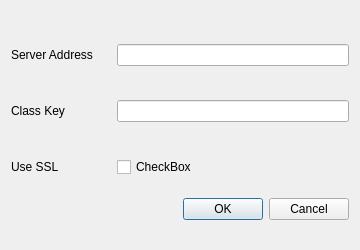
<?xml version="1.0" encoding="UTF-8"?>
<ui version="4.0">
 <class>SettingsDialog</class>
 <widget class="QDialog" name="SettingsDialog">
  <property name="geometry">
   <rect>
    <x>0</x>
    <y>0</y>
    <width>360</width>
    <height>250</height>
   </rect>
  </property>
  <property name="sizePolicy">
   <sizepolicy hsizetype="Fixed" vsizetype="Fixed">
    <horstretch>0</horstretch>
    <verstretch>0</verstretch>
   </sizepolicy>
  </property>
  <property name="minimumSize">
   <size>
    <width>360</width>
    <height>250</height>
   </size>
  </property>
  <property name="maximumSize">
   <size>
    <width>360</width>
    <height>250</height>
   </size>
  </property>
  <property name="windowTitle">
   <string>Dialog</string>
  </property>
  <layout class="QGridLayout" name="gridLayout">
   <item row="0" column="0">
    <layout class="QVBoxLayout" name="verticalLayout">
     <item>
      <layout class="QHBoxLayout" name="horizontalLayout">
       <item>
        <widget class="QLabel" name="label">
         <property name="sizePolicy">
          <sizepolicy hsizetype="Fixed" vsizetype="Ignored">
           <horstretch>0</horstretch>
           <verstretch>0</verstretch>
          </sizepolicy>
         </property>
         <property name="minimumSize">
          <size>
           <width>100</width>
           <height>50</height>
          </size>
         </property>
         <property name="maximumSize">
          <size>
           <width>100</width>
           <height>50</height>
          </size>
         </property>
         <property name="text">
          <string>Server Address</string>
         </property>
        </widget>
       </item>
       <item>
        <widget class="QLineEdit" name="lineEdit"/>
       </item>
      </layout>
     </item>
     <item>
      <layout class="QHBoxLayout" name="horizontalLayout_2">
       <item>
        <widget class="QLabel" name="label_2">
         <property name="sizePolicy">
          <sizepolicy hsizetype="Fixed" vsizetype="Fixed">
           <horstretch>0</horstretch>
           <verstretch>0</verstretch>
          </sizepolicy>
         </property>
         <property name="minimumSize">
          <size>
           <width>100</width>
           <height>50</height>
          </size>
         </property>
         <property name="maximumSize">
          <size>
           <width>100</width>
           <height>50</height>
          </size>
         </property>
         <property name="text">
          <string>Class Key</string>
         </property>
        </widget>
       </item>
       <item>
        <widget class="QLineEdit" name="lineEdit_2"/>
       </item>
      </layout>
     </item>
     <item>
      <layout class="QHBoxLayout" name="horizontalLayout_3">
       <item>
        <widget class="QLabel" name="label_3">
         <property name="sizePolicy">
          <sizepolicy hsizetype="Fixed" vsizetype="Fixed">
           <horstretch>0</horstretch>
           <verstretch>0</verstretch>
          </sizepolicy>
         </property>
         <property name="minimumSize">
          <size>
           <width>100</width>
           <height>50</height>
          </size>
         </property>
         <property name="maximumSize">
          <size>
           <width>100</width>
           <height>50</height>
          </size>
         </property>
         <property name="text">
          <string>Use SSL</string>
         </property>
        </widget>
       </item>
       <item>
        <widget class="QCheckBox" name="checkBox">
         <property name="text">
          <string>CheckBox</string>
         </property>
        </widget>
       </item>
      </layout>
     </item>
     <item>
      <layout class="QHBoxLayout" name="horizontalLayout_4">
       <item>
        <spacer name="horizontalSpacer">
         <property name="orientation">
          <enum>Qt::Horizontal</enum>
         </property>
         <property name="sizeHint" stdset="0">
          <size>
           <width>40</width>
           <height>20</height>
          </size>
         </property>
        </spacer>
       </item>
       <item>
        <widget class="QDialogButtonBox" name="buttonBox">
         <property name="orientation">
          <enum>Qt::Horizontal</enum>
         </property>
         <property name="standardButtons">
          <set>QDialogButtonBox::Cancel|QDialogButtonBox::Ok</set>
         </property>
        </widget>
       </item>
      </layout>
     </item>
    </layout>
   </item>
  </layout>
 </widget>
 <resources/>
 <connections>
  <connection>
   <sender>buttonBox</sender>
   <signal>accepted()</signal>
   <receiver>SettingsDialog</receiver>
   <slot>accept()</slot>
   <hints>
    <hint type="sourcelabel">
     <x>248</x>
     <y>254</y>
    </hint>
    <hint type="destinationlabel">
     <x>157</x>
     <y>274</y>
    </hint>
   </hints>
  </connection>
  <connection>
   <sender>buttonBox</sender>
   <signal>rejected()</signal>
   <receiver>SettingsDialog</receiver>
   <slot>reject()</slot>
   <hints>
    <hint type="sourcelabel">
     <x>316</x>
     <y>260</y>
    </hint>
    <hint type="destinationlabel">
     <x>286</x>
     <y>274</y>
    </hint>
   </hints>
  </connection>
 </connections>
</ui>
